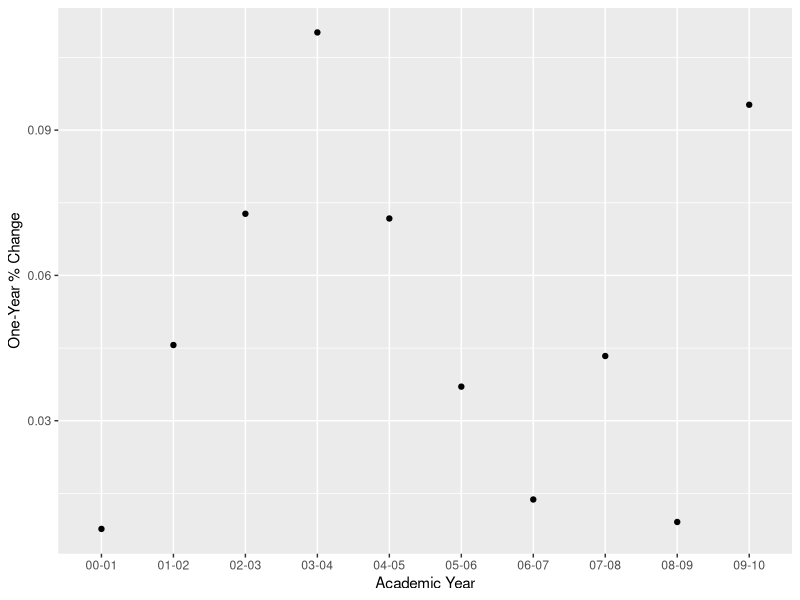

The R source for this figure:
install.packages("readxl")
library("readxl")
my_data <- read_excel("Trends2.xlsx")
library(ggplot2)
my_data1 <- my_data[which(my_data$`Academic Year`>"71-72"),]
my_data1 <- my_data[which(my_data$`Academic Year`<"10-11"),]



ggplot(data = my_data1)+
  geom_point(aes(x = `Academic Year`, y= `One-Year % Change`))


